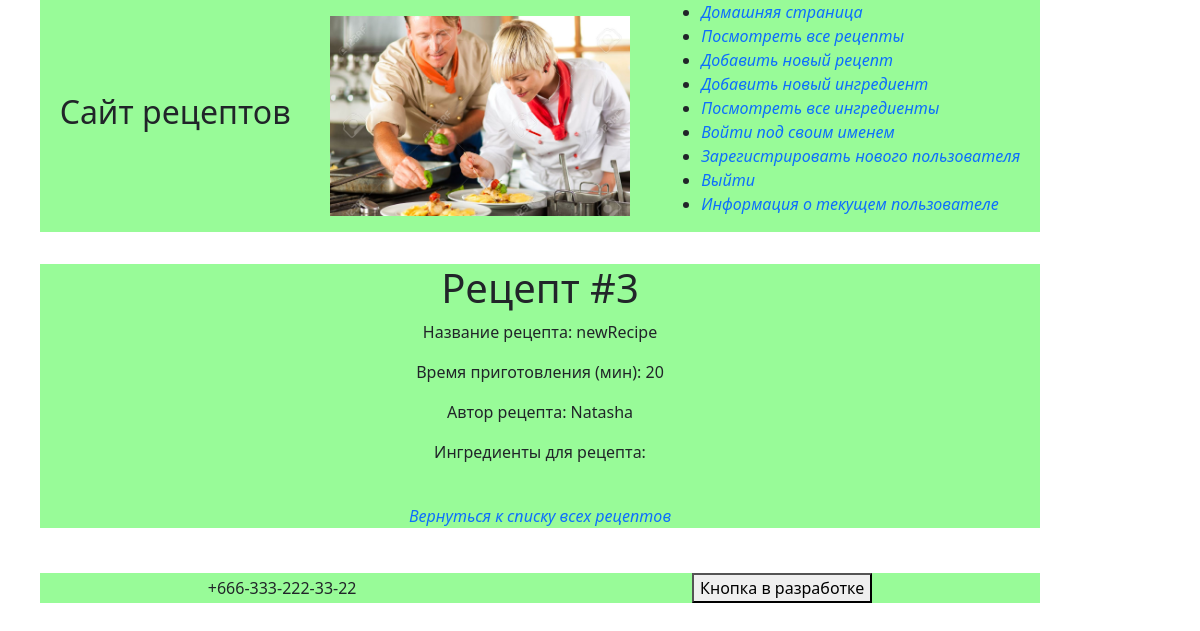
Page /recipes/3/ on the earlier database version.
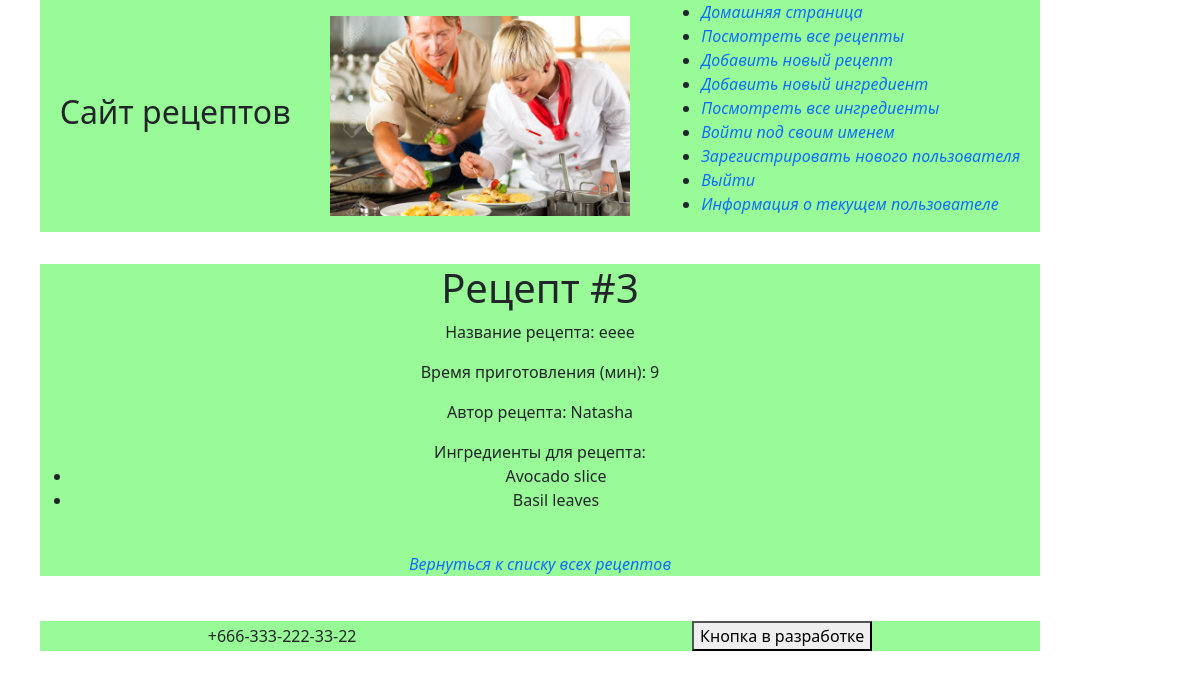
Same page on the later database version.
### recipeapp/models.py (models this page shows, shortened)
class Recipe(models.Model):
    name = models.CharField(max_length=100)
    description = models.TextField(null=False, blank=True)
    created_at = models.DateTimeField(auto_now_add=True)
    changed_at = models.DateTimeField(auto_now=True)
    author = models.ForeignKey(User, on_delete=models.PROTECT)
    cooking_time_min = models.PositiveIntegerField(default=0)
    ingredients = models.ManyToManyField(Ingredient, related_name='recipes')
    preview = models.ImageField(null=True, blank=True, upload_to=recipe_preview_directory_path)

class Ingredient(models.Model):
    class Meta:
        ordering = ["name", 'measurement_unit']
    name = models.CharField(max_length=100, db_index=True)
    description = models.TextField(null=False, blank=True, db_index=True)
    measurement_unit = models.CharField(max_length=20, default='units')
    archived = models.BooleanField(default=False)
    preview = models.ImageField(null=True, blank=True, upload_to=ingredient_preview_directory_path)

### recipeapp/views.py (the view)
# urls.py: path('recipes/<int:pk>/', RecipeDetailView.as_view(), name='recipe_details'),
class RecipeDetailView(DetailView):
    queryset = (
        Recipe.objects.
        select_related('author').
        prefetch_related('ingredients')
    )

### recipeapp/templates/recipeapp/recipe_detail.html (shortened to what this page needs)
{% extends 'recipeapp/base.html' %}
{% block body %}
<div class="fixed-container">
    <h1>Рецепт #{{ object.pk }}</h1>
    <p>Название рецепта: {{ object.name }}</p>
    <p>Время приготовления (мин): {{ object.cooking_time_min }}</p>
    <p>Автор рецепта: {% firstof object.author.first_name object.author.username %}</p>
    <div>
        Ингредиенты для рецепта:
        <ul>
            {% for ingredient in object.ingredients.all %}
            <li>{{ ingredient.name }}</li>
            {% endfor %}
        </ul>
    </div>
    <br>
    <div>
        <a href="{% url 'recipeapp:recipes_list' %}">Вернуться к списку всех рецептов</a>
    </div>
</div>
{% endblock %}

Differences in the rows shown:
changed Recipe "Natasha": name "newRecipe" → "eeee"; cooking_time_min "20" → "9"
added Ingredient: name "Avocado slice"
now on this page (row unchanged): Ingredient: name "Basil leaves"
